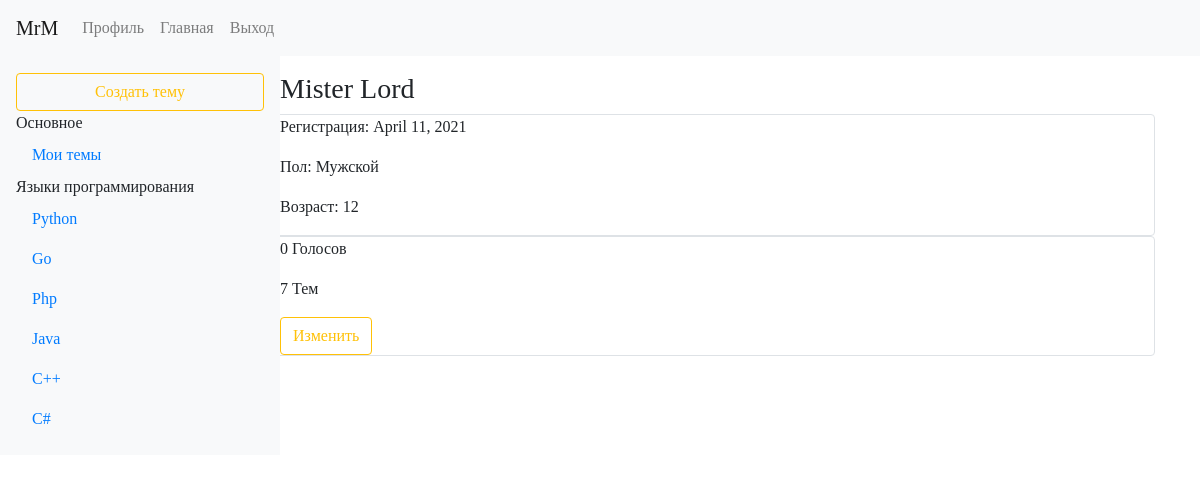
Page /profile/2 (signed in) on the committed database.
### data/users.py (models this page shows, shortened)
class User(SqlAlchemyBase, UserMixin):
    __tablename__ = 'users'
    id = sqlalchemy.Column(sqlalchemy.Integer, primary_key=True, autoincrement=True)
    name = sqlalchemy.Column(sqlalchemy.String, nullable=True, unique=True)
    age = sqlalchemy.Column(sqlalchemy.Integer, nullable=True)
    sex = sqlalchemy.Column(sqlalchemy.String, nullable=True)
    speciality = sqlalchemy.Column(sqlalchemy.String, nullable=True)
    group = sqlalchemy.Column(sqlalchemy.Integer, sqlalchemy.ForeignKey("groups.id"))
    email = sqlalchemy.Column(sqlalchemy.String, index=True, unique=True, nullable=True)
    about = sqlalchemy.Column(sqlalchemy.String, nullable=True)
    hashed_password = sqlalchemy.Column(sqlalchemy.String, nullable=True)
    modified_date = sqlalchemy.Column(sqlalchemy.DateTime, default=datetime.datetime.now)
    votes = sqlalchemy.Column(sqlalchemy.Integer, default=0)
    groups = orm.relation("Groups")
    themes = orm.relation("Theme", back_populates='user')

### main.py (the view)
@app.route("/profile/<int:id>", methods=["POST", "GET"])
def profile(id):
    db_sess = db_session.create_session()
    if current_user.is_authenticated:
        user = db_sess.query(User).filter(User.id == id)[0]
        themes = list(db_sess.query(Theme).filter(Theme.user_id == id))
        return render_template("profile.html", user=user, themes=len(themes))
    return abort(404)

### data/db_session.py (called while the page is built)
def create_session() -> Session:
    global __factory
    return __factory()

### main.py (called while the page is built)
@login_manager.user_loader
def load_user(user_id):
    db_sess = db_session.create_session()
    return db_sess.query(User).get(user_id)

### templates/profile.html
{% extends "base.html" %}
{% block content %}
{% if current_user.is_authenticated %}
<br><br><br>
<h3>{{user.name}}</h3>
<div class="col-md6 border rounded">
    <p class="profile-info">Регистрация: <span class="profile-data">{{user.modified_date.strftime("%B %d, %Y")}}</span></p>
    <p class="profile-info">Пол: <span class="profile-data">{{user.sex}}</span></p>
    <p class="profile-info">Возраст: <span class="profile-data">{{user.age}}</span></p>
</div>
<div class="col-md6 border rounded">
    <p class="profile-info"><span class="profile-data">{{user.votes}}</span>  Голосов</p>
    <p class="profile-info"><span class="profile-data">{{themes}}</span>  Тем</p>
    {% if current_user.id == user.id %}
    <a href="/profile_edit/{{ user.id }}" class="btn btn-outline-warning">
        Изменить
    </a>
    {% endif %}
</div>
{% endif %}
{% endblock %}

### static/css/style.css (style rules this page uses)
body { background-color: white; font-family: Proxima; font-size: 12pt; }
.col-md6 { float: center; }

### rows in the picture
User: name "Mister Lord", modified_date "April 11, 2021", sex "Мужской", age "12", votes "0"

### other values in the picture
{{ themes }} "7"
